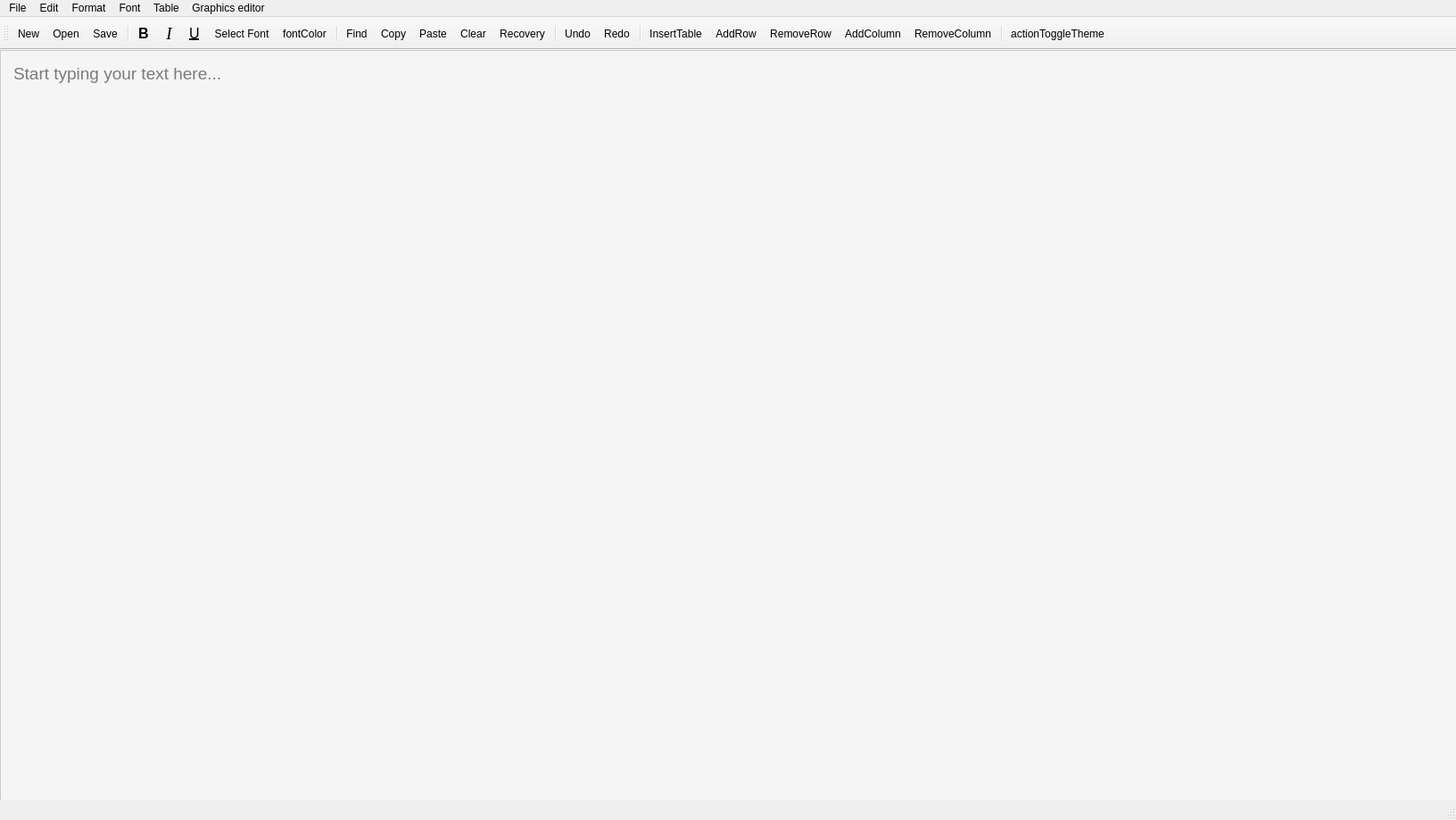
<?xml version="1.0" encoding="UTF-8"?>
<ui version="4.0">
 <class>MainWindow</class>
 <widget class="QMainWindow" name="MainWindow">
  <property name="geometry">
   <rect>
    <x>0</x>
    <y>0</y>
    <width>1632</width>
    <height>919</height>
   </rect>
  </property>
  <property name="windowTitle">
   <string>Microsoft Word overhypetrain pro max ultra C+++</string>
  </property>
  <widget class="QWidget" name="centralWidget">
   <property name="sizePolicy">
    <sizepolicy hsizetype="Expanding" vsizetype="Expanding">
     <horstretch>0</horstretch>
     <verstretch>0</verstretch>
    </sizepolicy>
   </property>
   <widget class="QTextEdit" name="textEdit">
    <property name="geometry">
     <rect>
      <x>0</x>
      <y>0</y>
      <width>1920</width>
      <height>1000</height>
     </rect>
    </property>
    <property name="styleSheet">
     <string>QTextEdit { font-size: 14pt; padding: 10px; border: 1px solid #ccc; background-color: #f5f5f5; }</string>
    </property>
    <property name="placeholderText">
     <string>Start typing your text here...</string>
    </property>
   </widget>
  </widget>
  <widget class="QMenuBar" name="menuBar">
   <property name="geometry">
    <rect>
     <x>0</x>
     <y>0</y>
     <width>1632</width>
     <height>31</height>
    </rect>
   </property>
   <widget class="QMenu" name="menuFile">
    <property name="title">
     <string>File</string>
    </property>
    <addaction name="actionNew"/>
    <addaction name="actionOpen"/>
    <addaction name="actionSave"/>
    <addaction name="actionExit"/>
   </widget>
   <widget class="QMenu" name="menuEdit">
    <property name="title">
     <string>Edit</string>
    </property>
    <addaction name="actionUndo"/>
    <addaction name="actionRedo"/>
    <addaction name="actionCopy"/>
    <addaction name="actionPaste"/>
    <addaction name="actionClear"/>
    <addaction name="actionReplace"/>
    <addaction name="actionDataRecovery"/>
   </widget>
   <widget class="QMenu" name="menuFormat">
    <property name="title">
     <string>Format</string>
    </property>
    <addaction name="actionBold"/>
    <addaction name="actionItalic"/>
    <addaction name="actionUnderline"/>
    <addaction name="actionSelectFont"/>
   </widget>
   <widget class="QMenu" name="menuTable">
    <property name="title">
     <string>Table</string>
    </property>
    <addaction name="actionInsertTable"/>
    <addaction name="actionAddRow"/>
    <addaction name="actionRemoveRow"/>
    <addaction name="actionAddColumn"/>
    <addaction name="actionRemoveColumn"/>
   </widget>
   <widget class="QMenu" name="menuFont">
    <property name="title">
     <string>Font</string>
    </property>
    <addaction name="actionSelectFont"/>
    <addaction name="actionfontColor"/>
   </widget>
   <widget class="QMenu" name="menuGraphics">
    <property name="title">
     <string>Graphics editor</string>
    </property>
    <addaction name="actionNew_2"/>
   </widget>
   <addaction name="menuFile"/>
   <addaction name="menuEdit"/>
   <addaction name="menuFormat"/>
   <addaction name="menuFont"/>
   <addaction name="menuTable"/>
   <addaction name="menuGraphics"/>
  </widget>
  <widget class="QStatusBar" name="statusBar"/>
  <widget class="QToolBar" name="mainToolBar">
   <property name="movable">
    <bool>true</bool>
   </property>
   <property name="allowedAreas">
    <set>Qt::AllToolBarAreas</set>
   </property>
   <property name="orientation">
    <enum>Qt::Horizontal</enum>
   </property>
   <property name="iconSize">
    <size>
     <width>52</width>
     <height>52</height>
    </size>
   </property>
   <property name="toolButtonStyle">
    <enum>Qt::ToolButtonFollowStyle</enum>
   </property>
   <property name="floatable">
    <bool>true</bool>
   </property>
   <attribute name="toolBarArea">
    <enum>TopToolBarArea</enum>
   </attribute>
   <attribute name="toolBarBreak">
    <bool>false</bool>
   </attribute>
   <addaction name="actionNew"/>
   <addaction name="actionOpen"/>
   <addaction name="actionSave"/>
   <addaction name="separator"/>
   <addaction name="actionBold"/>
   <addaction name="actionItalic"/>
   <addaction name="actionUnderline"/>
   <addaction name="actionSelectFont"/>
   <addaction name="actionfontColor"/>
   <addaction name="separator"/>
   <addaction name="actionFind"/>
   <addaction name="actionCopy"/>
   <addaction name="actionPaste"/>
   <addaction name="actionClear"/>
   <addaction name="actionDataRecovery"/>
   <addaction name="separator"/>
   <addaction name="actionUndo"/>
   <addaction name="actionRedo"/>
   <addaction name="separator"/>
   <addaction name="actionInsertTable"/>
   <addaction name="actionAddRow"/>
   <addaction name="actionRemoveRow"/>
   <addaction name="actionAddColumn"/>
   <addaction name="actionRemoveColumn"/>
   <addaction name="separator"/>
   <addaction name="actionToggleTheme"/>
  </widget>
  <action name="actionNew">
   <property name="icon">
    <iconset resource="icons/toolbar/toolbar.qrc">
     <normaloff>:/toolbar/new-document.png</normaloff>:/toolbar/new-document.png</iconset>
   </property>
   <property name="text">
    <string>New</string>
   </property>
  </action>
  <action name="actionOpen">
   <property name="icon">
    <iconset resource="icons/toolbar/toolbar.qrc">
     <normaloff>:/toolbar/open-folder-with-document.png</normaloff>:/toolbar/open-folder-with-document.png</iconset>
   </property>
   <property name="text">
    <string>Open</string>
   </property>
   <property name="shortcut">
    <string>Ctrl+O</string>
   </property>
  </action>
  <action name="actionSave">
   <property name="icon">
    <iconset resource="icons/toolbar/toolbar.qrc">
     <normaloff>:/toolbar/save.png</normaloff>:/toolbar/save.png</iconset>
   </property>
   <property name="text">
    <string>Save</string>
   </property>
   <property name="shortcut">
    <string>Ctrl+S</string>
   </property>
  </action>
  <action name="actionExit">
   <property name="icon">
    <iconset resource="icons/toolbar/toolbar.qrc">
     <normaloff>:/toolbar/logout.png</normaloff>:/toolbar/logout.png</iconset>
   </property>
   <property name="text">
    <string>Exit</string>
   </property>
   <property name="shortcut">
    <string>Ctrl+Ё</string>
   </property>
  </action>
  <action name="actionUndo">
   <property name="icon">
    <iconset resource="icons/toolbar/toolbar.qrc">
     <normaloff>:/toolbar/undo.png</normaloff>:/toolbar/undo.png</iconset>
   </property>
   <property name="text">
    <string>Undo</string>
   </property>
   <property name="shortcut">
    <string>Ctrl+U</string>
   </property>
  </action>
  <action name="actionRedo">
   <property name="icon">
    <iconset resource="icons/toolbar/toolbar.qrc">
     <normaloff>:/toolbar/redo.png</normaloff>:/toolbar/redo.png</iconset>
   </property>
   <property name="text">
    <string>Redo</string>
   </property>
   <property name="shortcut">
    <string>Ctrl+Y</string>
   </property>
  </action>
  <action name="actionCopy">
   <property name="icon">
    <iconset resource="icons/toolbar/toolbar.qrc">
     <normaloff>:/toolbar/copy.png</normaloff>:/toolbar/copy.png</iconset>
   </property>
   <property name="text">
    <string>Copy</string>
   </property>
   <property name="shortcut">
    <string>Ctrl+C</string>
   </property>
  </action>
  <action name="actionPaste">
   <property name="icon">
    <iconset resource="icons/toolbar/toolbar.qrc">
     <normaloff>:/toolbar/paste.png</normaloff>:/toolbar/paste.png</iconset>
   </property>
   <property name="text">
    <string>Paste</string>
   </property>
   <property name="shortcut">
    <string>Ctrl+V</string>
   </property>
  </action>
  <action name="actionClear">
   <property name="icon">
    <iconset resource="icons/toolbar/toolbar.qrc">
     <normaloff>:/toolbar/broom.png</normaloff>:/toolbar/broom.png</iconset>
   </property>
   <property name="text">
    <string>Clear</string>
   </property>
   <property name="shortcut">
    <string>Ctrl+Del</string>
   </property>
  </action>
  <action name="actionBold">
   <property name="checkable">
    <bool>true</bool>
   </property>
   <property name="icon">
    <iconset resource="icons/toolbar/toolbar.qrc">
     <normaloff>:/toolbar/bold-text.png</normaloff>:/toolbar/bold-text.png</iconset>
   </property>
   <property name="text">
    <string>Bold</string>
   </property>
   <property name="iconText">
    <string>B</string>
   </property>
   <property name="font">
    <font>
     <pointsize>12</pointsize>
     <weight>75</weight>
     <bold>true</bold>
    </font>
   </property>
  </action>
  <action name="actionUnderline">
   <property name="checkable">
    <bool>true</bool>
   </property>
   <property name="icon">
    <iconset resource="icons/toolbar/toolbar.qrc">
     <normaloff>:/toolbar/underline.png</normaloff>:/toolbar/underline.png</iconset>
   </property>
   <property name="text">
    <string>Underline</string>
   </property>
   <property name="iconText">
    <string>U</string>
   </property>
   <property name="font">
    <font>
     <pointsize>12</pointsize>
     <weight>50</weight>
     <bold>false</bold>
     <underline>true</underline>
    </font>
   </property>
  </action>
  <action name="actionItalic">
   <property name="checkable">
    <bool>true</bool>
   </property>
   <property name="icon">
    <iconset resource="icons/toolbar/toolbar.qrc">
     <normaloff>:/toolbar/italic-font.png</normaloff>:/toolbar/italic-font.png</iconset>
   </property>
   <property name="text">
    <string>Italic</string>
   </property>
   <property name="iconText">
    <string>I</string>
   </property>
   <property name="font">
    <font>
     <family>Times New Roman</family>
     <pointsize>14</pointsize>
     <italic>true</italic>
    </font>
   </property>
  </action>
  <action name="actionSelectFont">
   <property name="icon">
    <iconset resource="icons/toolbar/toolbar.qrc">
     <normaloff>:/toolbar/font.png</normaloff>:/toolbar/font.png</iconset>
   </property>
   <property name="text">
    <string>Select Font</string>
   </property>
  </action>
  <action name="actionFind">
   <property name="icon">
    <iconset resource="icons/toolbar/toolbar.qrc">
     <normaloff>:/toolbar/search.png</normaloff>:/toolbar/search.png</iconset>
   </property>
   <property name="text">
    <string>Find</string>
   </property>
   <property name="shortcut">
    <string>Ctrl+F</string>
   </property>
  </action>
  <action name="actionReplace">
   <property name="icon">
    <iconset resource="icons/toolbar/toolbar.qrc">
     <normaloff>:/toolbar/replace.png</normaloff>:/toolbar/replace.png</iconset>
   </property>
   <property name="text">
    <string>Replace</string>
   </property>
   <property name="shortcut">
    <string>Ctrl+R</string>
   </property>
  </action>
  <action name="actionInsertTable">
   <property name="icon">
    <iconset resource="icons/toolbar/toolbar.qrc">
     <normaloff>:/toolbar/cells.png</normaloff>:/toolbar/cells.png</iconset>
   </property>
   <property name="text">
    <string>InsertTable</string>
   </property>
   <property name="toolTip">
    <string>InsertTable</string>
   </property>
   <property name="shortcut">
    <string>Ctrl+T</string>
   </property>
  </action>
  <action name="actionAddRow">
   <property name="icon">
    <iconset resource="icons/toolbar/toolbar.qrc">
     <normaloff>:/toolbar/row.png</normaloff>:/toolbar/row.png</iconset>
   </property>
   <property name="text">
    <string>AddRow</string>
   </property>
   <property name="toolTip">
    <string>AddRow</string>
   </property>
  </action>
  <action name="actionAddColumn">
   <property name="icon">
    <iconset resource="icons/toolbar/toolbar.qrc">
     <normaloff>:/toolbar/add-column.png</normaloff>:/toolbar/add-column.png</iconset>
   </property>
   <property name="text">
    <string>AddColumn</string>
   </property>
   <property name="toolTip">
    <string>AddColumn</string>
   </property>
  </action>
  <action name="actionRemoveRow">
   <property name="icon">
    <iconset resource="icons/toolbar/toolbar.qrc">
     <normaloff>:/toolbar/del-row.png</normaloff>:/toolbar/del-row.png</iconset>
   </property>
   <property name="text">
    <string>RemoveRow</string>
   </property>
   <property name="toolTip">
    <string>Remove Row</string>
   </property>
  </action>
  <action name="actionRemoveColumn">
   <property name="icon">
    <iconset resource="icons/toolbar/toolbar.qrc">
     <normaloff>:/toolbar/delete-column.png</normaloff>:/toolbar/delete-column.png</iconset>
   </property>
   <property name="text">
    <string>RemoveColumn</string>
   </property>
   <property name="toolTip">
    <string>Remove Row</string>
   </property>
  </action>
  <action name="actionfontColor">
   <property name="icon">
    <iconset resource="icons/toolbar/toolbar.qrc">
     <normaloff>:/toolbar/font (1).png</normaloff>:/toolbar/font (1).png</iconset>
   </property>
   <property name="text">
    <string>fontColor</string>
   </property>
  </action>
  <action name="actionDataRecovery">
   <property name="icon">
    <iconset resource="icons/toolbar/toolbar.qrc">
     <normaloff>:/toolbar/recovery.png</normaloff>:/toolbar/recovery.png</iconset>
   </property>
   <property name="text">
    <string>Recovery</string>
   </property>
  </action>
  <action name="actionToggleTheme">
   <property name="icon">
    <iconset resource="icons/toolbar/toolbar.qrc">
     <normaloff>:/toolbar/dark-mode.png</normaloff>:/toolbar/dark-mode.png</iconset>
   </property>
   <property name="text">
    <string>actionToggleTheme</string>
   </property>
  </action>
  <action name="actionNew_2">
   <property name="text">
    <string>New</string>
   </property>
  </action>
 </widget>
 <layoutdefault spacing="6" margin="11"/>
 <resources>
  <include location="icons/toolbar/toolbar.qrc"/>
 </resources>
 <connections/>
</ui>
